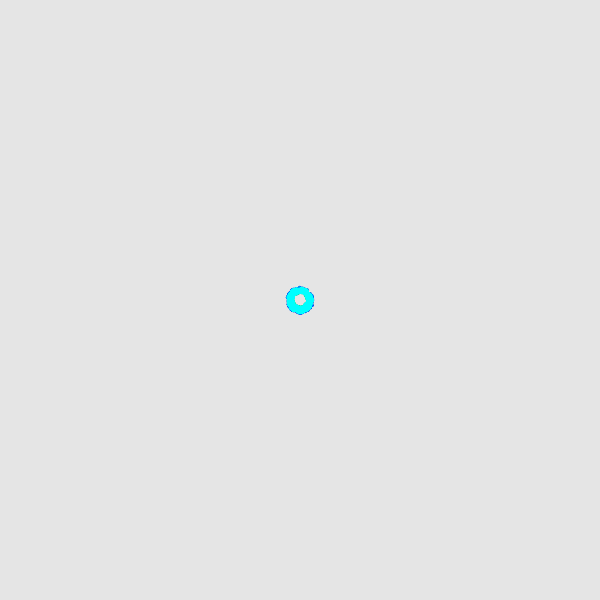
Frame 1 (no input)
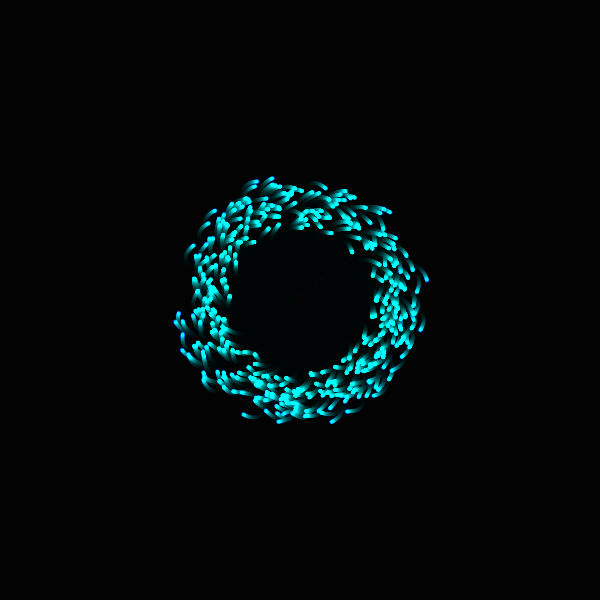
Frame 60 (no input)
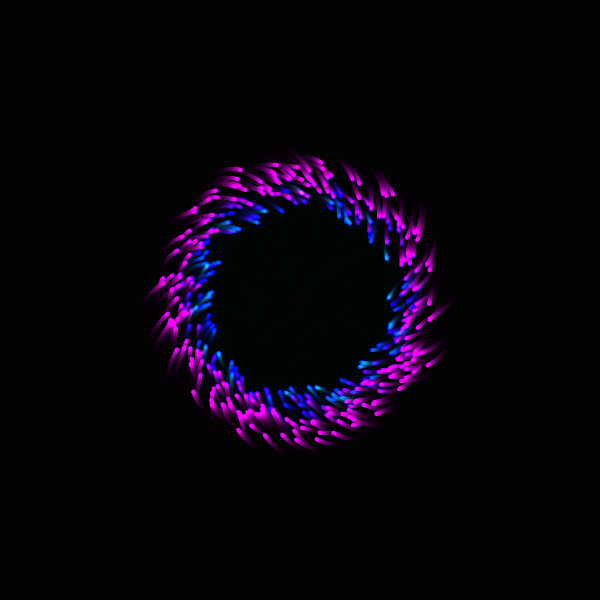
Frame 120 (the mouse pressed at the canvas centre since frame 60)

The p5.js sketch that drew these frames (run headless with seeded random() and noise() and a simulated clock; from frame 60 on, the mouse is pressed at the canvas centre):

// p5.js sketch
// ── sketch.js
let particles = []; // Array to store all particles
let pulse = 0;      // Used for pulse effect when mouse is clicked

function setup() {
  createCanvas(600, 600); 
  colorMode(HSB);         // Use HSB color mode (Hue, Saturation, Brightness)
  noStroke();             // Turn off outlines for shapes

  // Create 400 particles
  for (let i = 0; i < 400; i++) {
    let angle = random(TWO_PI);       
    let radius = random(80, 120);     
    particles.push(new Particle(angle, radius)); // Add particle to the list
  }
}

function draw() {
  background(0, 0.1);   // Dark background with a bit of transparency for trails
  blendMode(ADD);       
  translate(width / 2, height / 2); // Move origin to center of canvas

  // Change glow color based on mouse X position
  let hueShift = map(mouseX, 0, width, 160, 300);

  // Update and display each particle
  for (let p of particles) {
    p.update(hueShift);
    p.display(hueShift);
  }

  // Reduce the pulse value slowly
  if (pulse > 0) pulse -= 0.5;

  // Draw text in normal mode
  blendMode(BLEND);
  fill(255);
  textSize(12);
  textAlign(RIGHT);
  text( width / 2 - 10, height / 2 - 10);
}

function mousePressed() {
  pulse = 40; // Start pulse effect when mouse is clicked
}

// Particle class to define how each particle behaves
class Particle {
  constructor(angle, radius) {
    this.baseAngle = angle;    // Original angle
    this.baseRadius = radius;  // Original radius
    this.noiseOffset = random(1000); // Random offset for wave animation
    this.x = 0;
    this.y = 0;
    this.tx = 0; // target x
    this.ty = 0; // target y
  }

  update(hueShift) {
    let time = millis() * 0.001; // Get time in seconds
    let wave = sin(time * 2 + this.noiseOffset) * 10; // Create wavy motion
    let angle = this.baseAngle + time * 0.3;          // Slowly rotate around center
    let radius = this.baseRadius + wave + pulse;      // Change radius with wave and pulse

    // Calculate target position in orbit
    this.tx = cos(angle) * radius;
    this.ty = sin(angle) * radius;

    // Check distance to mouse
    let mx = mouseX - width / 2;
    let my = mouseY - height / 2;
    let d = dist(this.tx, this.ty, mx, my);

    // If mouse is close, attract particle toward mouse
    if (d < 100) {
      let force = map(d, 0, 100, 0.5, 0); // Stronger pull when closer
      this.tx += (mx - this.tx) * 0.05 * force;
      this.ty += (my - this.ty) * 0.05 * force;
    }

    // Smoothly move to target position
    this.x = lerp(this.x, this.tx, 0.1);
    this.y = lerp(this.y, this.ty, 0.1);
  }

  display(hueShift) {
    // Set color based on radius and hue shift
    let hue = (map(this.baseRadius, 80, 120, 0, 60) + hueShift) % 360;
    let alpha = map(this.y, -120, 120, 40, 100); // Alpha changes with y-position
    fill(hue, 100, 100, alpha); // Set color and transparency
    ellipse(this.x, this.y, 4, 4); // Draw particle as a small circle
  }
}
